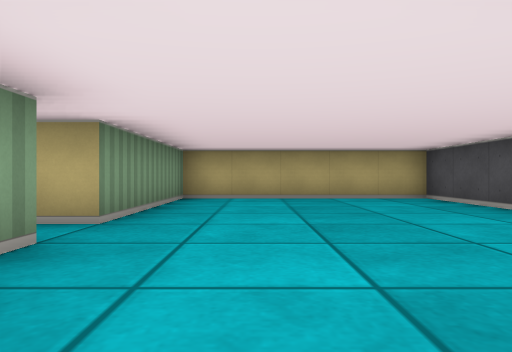
[1] (above)

23 first-person views from a walk through a cub3D maze. The camera is about half as high as the walls, looks level and sees 70° across. The floor is counted in squares. Each view is taken from the middle of a square. On the plan, view 1 faces up. The plan holds only what a view shows up to about 9 squares ahead; the rest is blank. The place goes on beyond the plan.

[2]
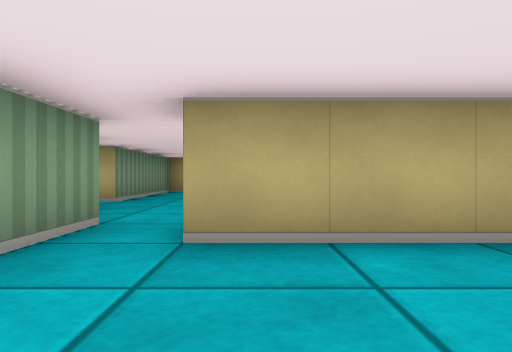

[3]
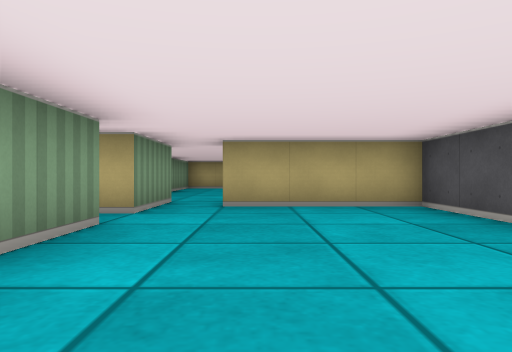

[4]
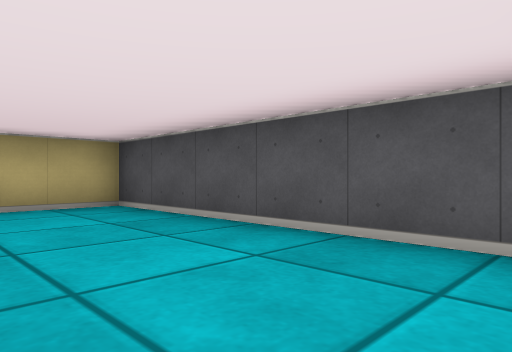

[5]
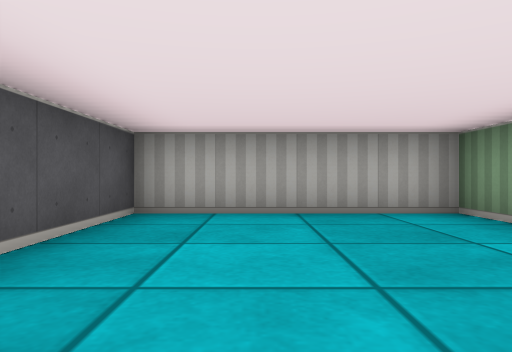

[6]
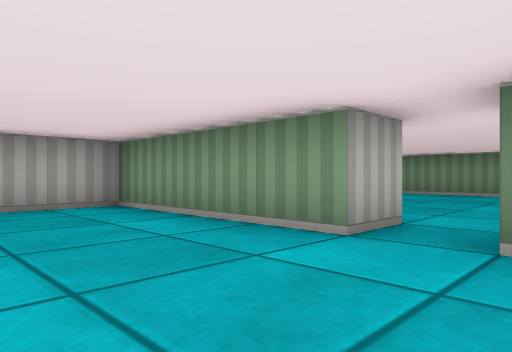

[7]
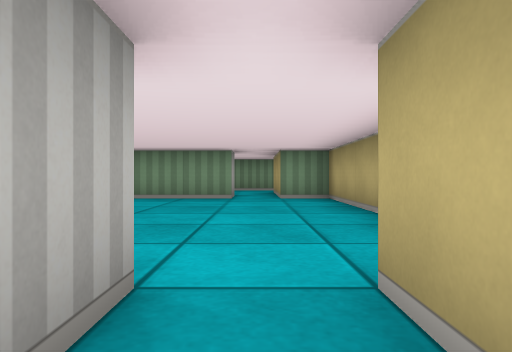

[8]
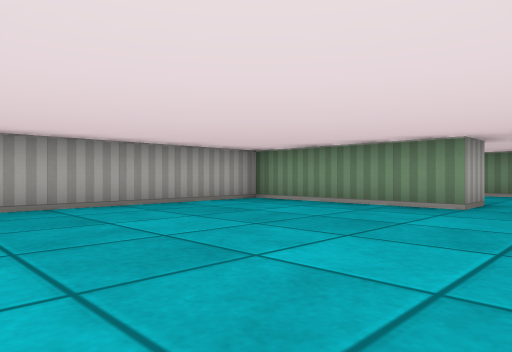

[9]
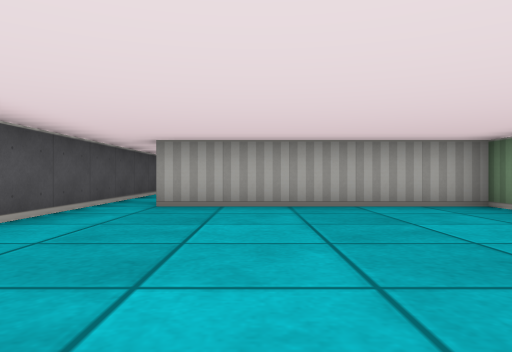

[10]
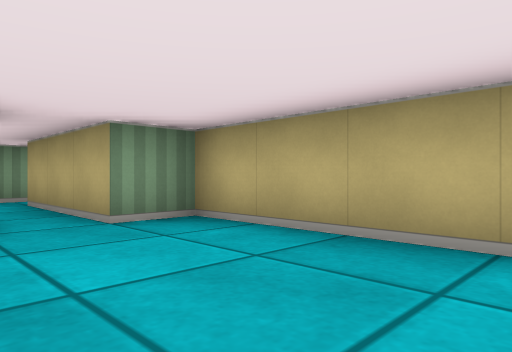

[11]
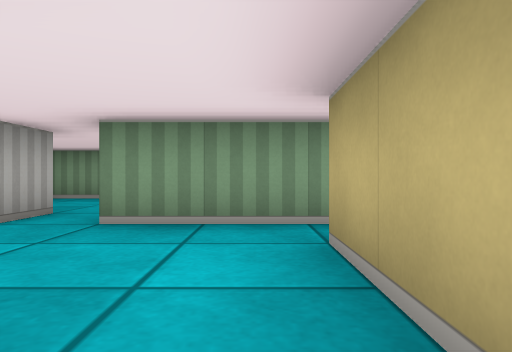

[12]
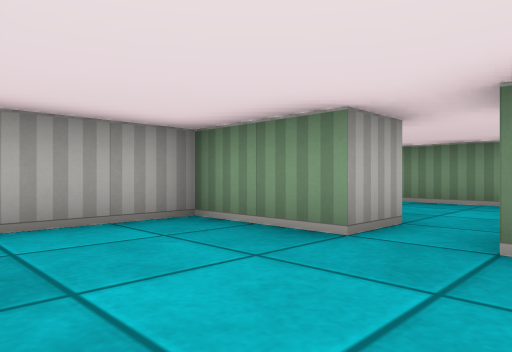

[13]
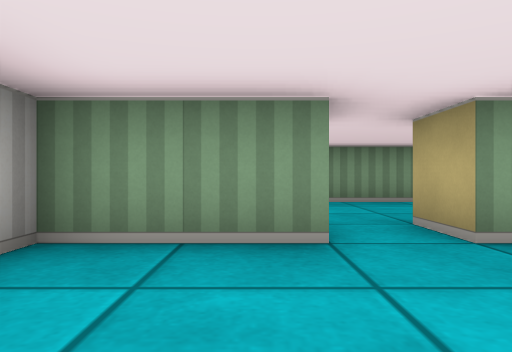

[14]
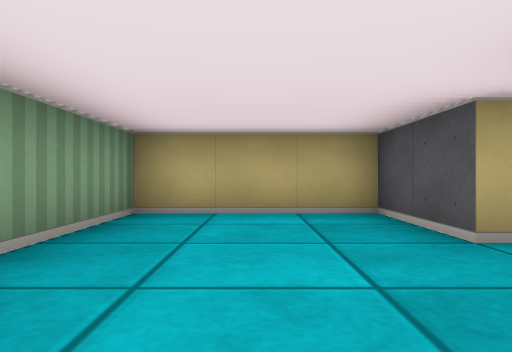

[15]
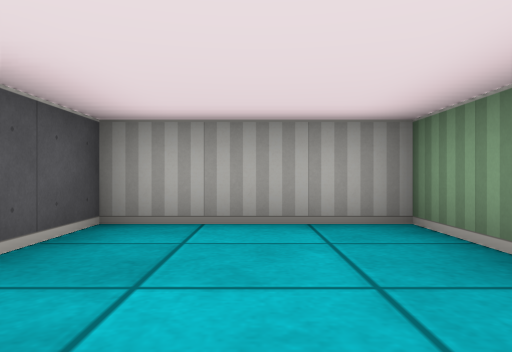

[16]
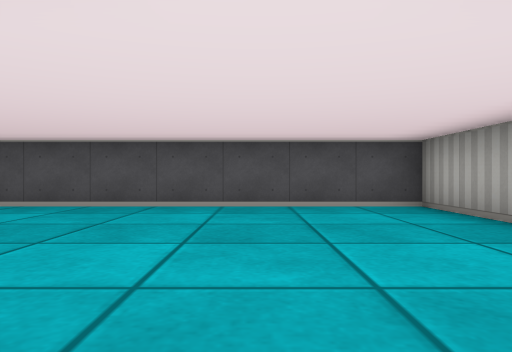

[17]
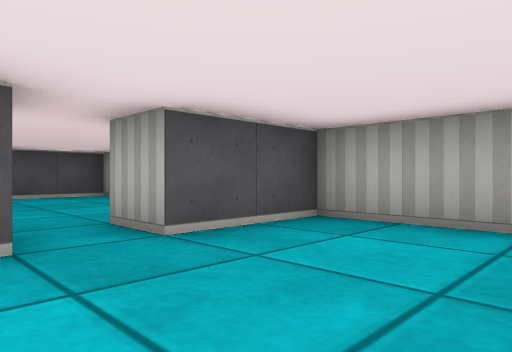

[18]
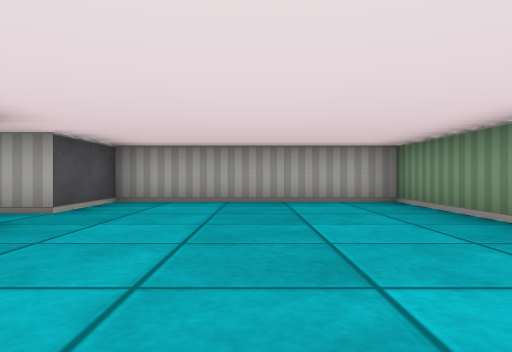

[19]
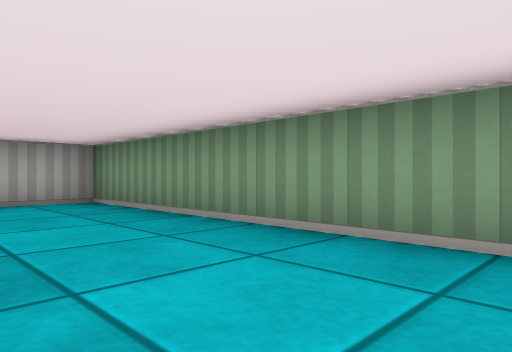

[20]
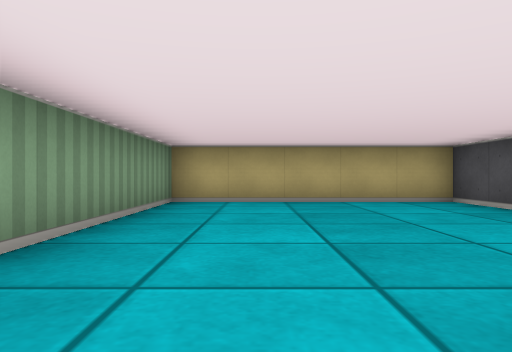

[21]
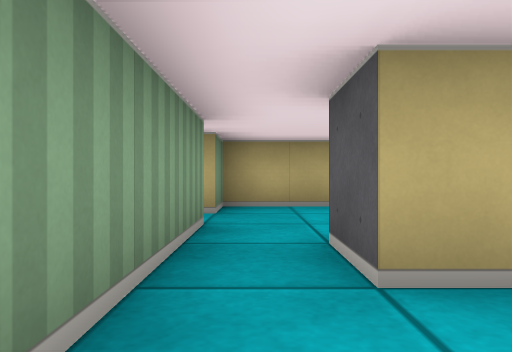

[22]
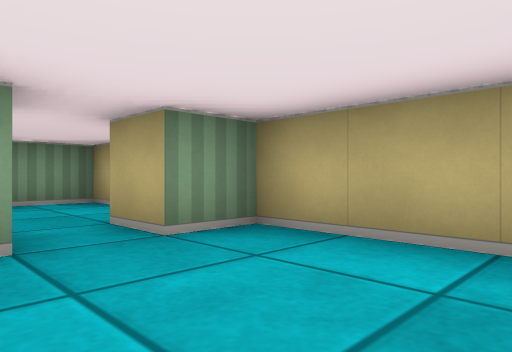

[23]
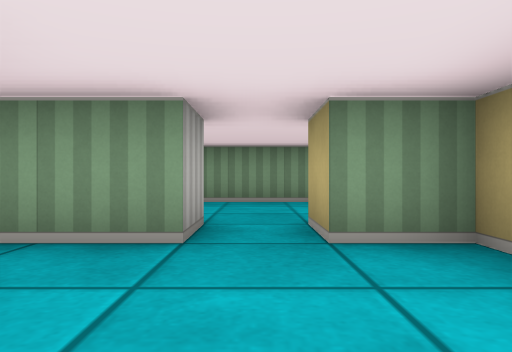

### Floor plan
Points are (right, up) in squares from view 1. A wall is a line through its corners. A room is listed if a view was taken in it or the views show most of it. See-through windows are left out.
Room 1 (views 1, 2, 3, 4, 5, 6, 7)
walls: (-1.6, -2.5) (-0.5, -2.5) (-0.5, -6.5) (3.5, -6.5) (3.5, -0.5) (0.5, -0.5); (-0.5, 0.5) (-0.5, -1.5) (-1.5, -1.5)
ways out: opening at (-1, -2) to room 2; opening at (0, 0) to room 5
Room 2 (views 8, 9, 10, 11)
walls: (-4.4, -0.5) (-7.5, -0.5) (-7.5, -1.5) (-8.5, -1.5); (-8.5, -2.5) (-7.5, -2.5) (-7.5, -6.5) (-2.5, -6.5); (-1.5, -6.5) (-1.5, -4.5)
ways out: opening at (-1, -2) to room 1; opening at (-8, -2) to room 3; opening at (-2, -7)
Room 3 (views 12, 13, 21)
walls: (-12.6, -4.5) (-11.5, -4.5) (-11.5, -6.5) (-9.5, -6.5); (-11.5, -1.5) (-11.5, -3.5) (-12.5, -3.5); (-8.5, -1.5) (-10.5, -1.5)
ways out: opening at (-8, -2) to room 2; opening at (-12, -4) to room 4; opening at (-11, -1) to room 7
Room 4 (views 14, 15)
walls: (-12.5, -3.5) (-12.5, -1.5) (-15.5, -1.5) (-15.5, -6.5) (-12.5, -6.5) (-12.5, -5.1)
ways out: opening at (-12, -4) to room 3
Room 5 (view 16)
walls: (1.5, 0.5) (3.5, 0.5) (3.5, 7.5) (-1.5, 7.5) (-1.5, 3.5) (-2.1, 3.5); (-2.5, 2.5) (-1.5, 2.5)
ways out: opening at (0, 0) to room 1; opening at (-2, 3) to room 6
Room 6 (views 17, 18, 19, 20)
walls: (-2.5, 6) (-2.5, 7.5) (-7.5, 7.5) (-7.5, 0.5) (-2.5, 0.5) (-2.5, 2.5)
ways out: opening at (-2, 3) to room 5
Room 7 (views 22, 23)
walls: (-9.4, 2.5) (-11.5, 2.5) (-11.5, 1.5) (-12.5, 1.5); (-12.5, 0.5) (-11.5, 0.5) (-11.5, -1.5); (-10.5, -1.5) (-10.5, -0.5)
ways out: opening at (-11, -1) to room 3; opening at (-12, 1) to room 8
Room 8 (no view inside)
walls: (-14.8, 2.5) (-15.5, 2.5) (-15.5, 0)
ways out: opening at (-12, 1) to room 7

Positions as (right, up) in squares from view 1, and headings:
1: (0, 0), facing up
2: (1, -3), facing up
3: (1, -6), facing up
4: (1, -6), facing up-right
5: (2, -2), facing down
6: (2, -1), facing down-left
7: (0, -2), facing left
8: (-2, -1), facing down-left
9: (-4, -1), facing down
10: (-4, -3), facing up-left
11: (-8, -2), facing left
12: (-9, -3), facing down-left
13: (-9, -5), facing left
14: (-14, -6), facing up
15: (-14, -3), facing down
16: (-2, 3), facing right
17: (-5, 4), facing down-right
18: (-5, 7), facing down
19: (-5, 7), facing down-left
20: (-6, 1), facing up
21: (-11, -3), facing up
22: (-9, 0), facing up-left
23: (-9, 1), facing left
